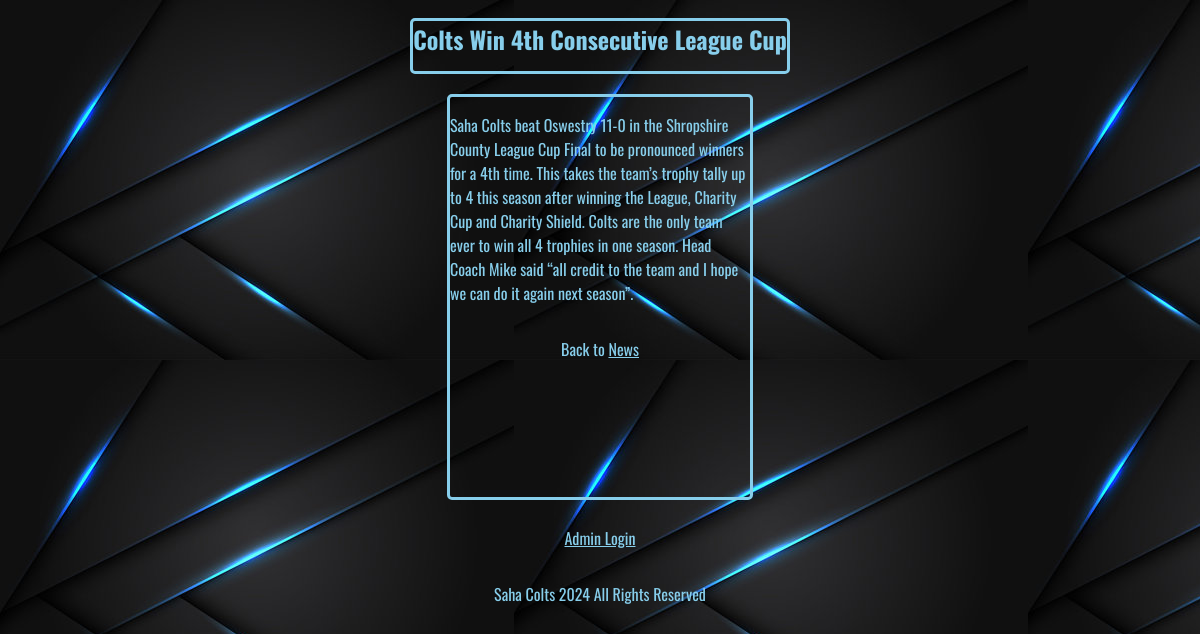
Page /news/newsdetails/1 on the committed database.
### players/models.py (models this page shows, shortened)
class News(models.Model):
    headline = models.CharField(max_length=800)
    article = models.CharField(max_length=2000)
    likes = models.IntegerField(null=True)
    shares = models.IntegerField(null=True)

### players/views.py (the view)
# urls.py: path('news/newsdetails/<int:id>', views.newsdetails, name='newsdetails')
def newsdetails(request, id):
  myarticle = News.objects.get(id=id)
  template = loader.get_template('newsdetails.html')
  context = {
    'myarticle': myarticle,
  }
  return HttpResponse(template.render(context, request))

### players/templates/newsdetails.html (shortened to what this page needs)
{% extends "master.html" %}
{% block content %}
<section id="newsdetails">
  <h1 id="newsdetailsheader">{{ myarticle.headline }}</h1>
  <div id="article">
  <p>{{ myarticle.article }}</p>
  <p>Back to <a class="links" href="/news">News</a></p>
  </div>
</section>
<footer>
  <p><a class= "links" href="/admin">Admin Login</a></p>
  <p> Saha Colts 2024 All Rights Reserved </p>
</footer>
{% endblock %}

### productionfiles/global.css (style rules this page uses)
body { background-image: url("background.jpg"); font-family: "Oswald", sans-serif; height: 100vm; width:20vm; display:flex; flex-direction: column; }
footer { display: flex; flex-direction: column; align-items: center; color: skyblue; }
.links { color:skyblue }
.links:link { color: skyblue; }

### rows in the picture
News: headline "Colts Win 4th Consecutive League Cup", article "Saha Colts beat Oswestry 11-0 in the Shropshire County League Cup Final to be pronounced winners for a 4th time. This takes the team’s trophy tally up to 4 this season after winning the League, Charity Cup and Charity Shield. Colts are the only team ever to win all 4 trophies in one season. Head Coach Mike said “all credit to the team and I hope we can do it again next season”."
